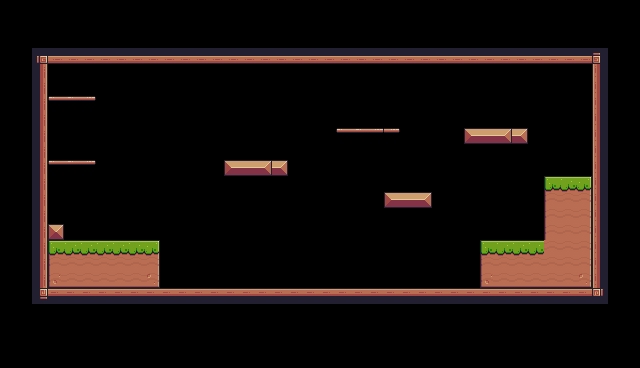

Rendered tile map (Tiled .tmx) drawn with the repository's tilesets; below, a short description and the full map source, tile grids included:
An orthogonal 40x23 tile map with 16x16 px tiles, 2 tile layers (background, pixels) and 29 objects (8x Fruit , 6x walls, 3x platform, 3x ground, 2x Saw, ...).

<map version="1.10" tiledversion="1.11.0" orientation="orthogonal" renderorder="right-down" width="40" height="23" tilewidth="16" tileheight="16" infinite="0" nextlayerid="5" nextobjectid="86">
 <tileset firstgid="1" source="pixel_adventure.tsx" />
 <layer id="1" name="background" width="40" height="23">
  <properties>
   <property name="BackGroundColor" value="Blue" />
  </properties>
  <data encoding="csv">
0,0,0,0,0,0,0,0,0,0,0,0,0,0,0,0,0,0,0,0,0,0,0,0,0,0,0,0,0,0,0,0,0,0,0,0,0,0,0,0,
0,0,0,0,0,0,0,0,0,0,0,0,0,0,0,0,0,0,0,0,0,0,0,0,0,0,0,0,0,0,0,0,0,0,0,0,0,0,0,0,
0,0,0,0,0,0,0,0,0,0,0,0,0,0,0,0,0,0,0,0,0,0,0,0,0,0,0,0,0,0,0,0,0,0,0,0,0,0,0,0,
0,0,92,134,134,134,134,134,134,134,134,134,134,134,134,134,134,134,134,134,134,134,134,134,134,134,134,134,134,134,134,134,134,134,134,134,134,93,0,0,
0,0,113,0,0,0,0,0,0,0,0,0,0,0,0,0,0,0,0,0,0,0,0,0,0,0,0,0,0,0,0,0,0,0,0,0,0,111,0,0,
0,0,113,0,0,0,0,0,0,0,0,0,0,0,0,0,0,0,0,0,0,0,0,0,0,0,0,0,0,0,0,0,0,0,0,0,0,111,0,0,
0,0,113,40,41,42,0,0,0,0,0,0,0,0,0,0,0,0,0,0,0,0,0,0,0,0,0,0,0,0,0,0,0,0,0,0,0,111,0,0,
0,0,113,0,0,0,0,0,0,0,0,0,0,0,0,0,0,0,0,0,0,0,0,0,0,0,0,0,0,0,0,0,0,0,0,0,0,111,0,0,
0,0,113,0,0,0,0,0,0,0,0,0,0,0,0,0,0,0,0,0,0,40,41,42,42,0,0,0,0,13,14,15,15,0,0,0,0,111,0,0,
0,0,113,0,0,0,0,0,0,0,0,0,0,0,0,0,0,0,0,0,0,0,0,0,0,0,0,0,0,0,0,0,0,0,0,0,0,111,0,0,
0,0,113,40,41,42,0,0,0,0,0,0,0,0,13,14,15,15,0,0,0,0,0,0,0,0,0,0,0,0,0,0,0,0,0,0,0,111,0,0,
0,0,113,0,0,0,0,0,0,0,0,0,0,0,0,0,0,0,0,0,0,0,0,0,0,0,0,0,0,0,0,0,0,0,7,8,9,111,0,0,
0,0,113,0,0,0,0,0,0,0,0,0,0,0,0,0,0,0,0,0,0,0,0,0,13,14,15,0,0,0,0,0,0,0,29,30,31,111,0,0,
0,0,113,0,0,0,0,0,0,0,0,0,0,0,0,0,0,0,0,0,0,0,0,0,0,0,0,0,0,0,0,0,0,0,29,30,31,111,0,0,
0,0,113,35,0,0,0,0,0,0,0,0,0,0,0,0,0,0,0,0,0,0,0,0,0,0,0,0,0,0,0,0,0,0,29,30,31,111,0,0,
0,0,113,7,8,8,8,8,8,9,0,0,0,0,0,0,0,0,0,0,0,0,0,0,0,0,0,0,0,0,7,8,8,8,30,30,31,111,0,0,
0,0,113,29,30,30,30,30,30,31,0,0,0,0,0,0,0,0,0,0,0,0,0,0,0,0,0,0,0,0,29,30,30,30,30,30,31,111,0,0,
0,0,113,51,52,52,52,52,52,53,0,0,0,0,0,0,0,0,0,0,0,0,0,0,0,0,0,0,0,0,51,52,52,52,52,52,53,111,0,0,
0,0,114,90,90,90,90,90,90,90,90,90,90,90,90,90,90,90,90,90,90,90,90,90,90,90,90,90,90,90,90,90,90,90,90,90,90,115,0,0,
0,0,0,0,0,0,0,0,0,0,0,0,0,0,0,0,0,0,0,0,0,0,0,0,0,0,0,0,0,0,0,0,0,0,0,0,0,0,0,0,
0,0,0,0,0,0,0,0,0,0,0,0,0,0,0,0,0,0,0,0,0,0,0,0,0,0,0,0,0,0,0,0,0,0,0,0,0,0,0,0,
0,0,0,0,0,0,0,0,0,0,0,0,0,0,0,0,0,0,0,0,0,0,0,0,0,0,0,0,0,0,0,0,0,0,0,0,0,0,0,0,
0,0,0,0,0,0,0,0,0,0,0,0,0,0,0,0,0,0,0,0,0,0,0,0,0,0,0,0,0,0,0,0,0,0,0,0,0,0,0,0
</data>
 </layer>
 <layer id="4" name="pixels" width="40" height="23">
  <data encoding="csv">
0,0,0,0,0,0,0,0,0,0,0,0,0,0,0,0,0,0,0,0,0,0,0,0,0,0,0,0,0,0,0,0,0,0,0,0,0,0,0,0,
0,0,0,0,0,0,0,0,0,0,0,0,0,0,0,0,0,0,0,0,0,0,0,0,0,0,0,0,0,0,0,0,0,0,0,0,0,0,0,0,
0,0,0,0,0,0,0,0,0,0,0,0,0,0,0,0,0,0,0,0,0,0,0,0,0,0,0,0,0,0,0,0,0,0,0,0,0,0,0,0,
0,0,0,0,0,0,0,0,0,0,0,0,0,0,0,0,0,0,0,0,0,0,0,0,0,0,0,0,0,0,0,0,0,0,0,0,0,0,0,0,
0,0,0,0,0,0,0,0,0,0,0,0,0,0,0,0,0,0,0,0,0,0,0,0,0,0,0,0,0,0,0,0,0,0,0,0,0,0,0,0,
0,0,0,0,0,0,0,0,0,0,0,0,0,0,0,0,0,0,0,0,0,0,0,0,0,0,0,0,0,0,0,0,0,0,0,0,0,0,0,0,
0,0,0,0,0,0,0,0,0,0,0,0,0,0,0,0,0,0,0,0,0,0,0,0,0,0,0,0,0,0,0,0,0,0,0,0,0,0,0,0,
0,0,0,0,0,0,0,0,0,0,0,0,0,0,0,0,0,0,0,0,0,0,0,0,0,0,0,0,0,0,0,0,0,0,0,0,0,0,0,0,
0,0,0,0,0,0,0,0,0,0,0,0,0,0,0,0,0,0,0,0,0,0,0,0,0,0,0,0,0,0,0,0,0,0,0,0,0,0,0,0,
0,0,0,0,0,0,0,0,0,0,0,0,0,0,0,0,0,0,0,0,0,0,0,0,0,0,0,0,0,0,0,0,0,0,0,0,0,0,0,0,
0,0,0,0,0,0,0,0,0,0,0,0,0,0,0,0,0,0,0,0,0,0,0,0,0,0,0,0,0,0,0,0,0,0,0,0,0,0,0,0,
0,0,0,0,0,0,0,0,0,0,0,0,0,0,0,0,0,0,0,0,0,0,0,0,0,0,0,0,0,0,0,0,0,0,0,0,0,0,0,0,
0,0,0,0,0,0,0,0,0,0,0,0,0,0,0,0,0,0,0,0,0,0,0,0,0,0,0,0,0,0,0,0,0,0,0,0,0,0,0,0,
0,0,0,0,0,0,0,0,0,0,0,0,0,0,0,0,0,0,0,0,0,0,0,0,0,0,0,0,0,0,0,0,0,0,0,0,0,0,0,0,
0,0,0,0,0,0,0,0,0,0,0,0,0,0,0,0,0,0,0,0,0,0,0,0,0,0,0,0,0,0,0,0,0,0,0,0,0,0,0,0,
0,0,0,0,0,0,0,0,0,0,0,0,0,0,0,0,0,0,0,0,0,0,0,0,0,0,0,0,0,0,0,0,0,0,0,0,0,0,0,0,
0,0,0,0,0,0,0,0,0,0,0,0,0,0,0,0,0,0,0,0,0,0,0,0,0,0,0,0,0,0,0,0,0,0,0,0,0,0,0,0,
0,0,0,0,0,0,0,0,0,0,0,0,0,0,0,0,0,0,0,0,0,0,0,0,0,0,0,0,0,0,0,0,0,0,0,0,0,0,0,0,
0,0,0,0,0,0,0,0,0,0,0,0,0,0,0,0,0,0,0,0,0,0,0,0,0,0,0,0,0,0,0,0,0,0,0,0,0,0,0,0,
0,0,0,0,0,0,0,0,0,0,0,0,0,0,0,0,0,0,0,0,0,0,0,0,0,0,0,0,0,0,0,0,0,0,0,0,0,0,0,0,
0,0,0,0,0,0,0,0,0,0,0,0,0,0,0,0,0,0,0,0,0,0,0,0,0,0,0,0,0,0,0,0,0,0,0,0,0,0,0,0,
0,0,0,0,0,0,0,0,0,0,0,0,0,0,0,0,0,0,0,0,0,0,0,0,0,0,0,0,0,0,0,0,0,0,0,0,0,0,0,0,
0,0,0,0,0,0,0,0,0,0,0,0,0,0,0,0,0,0,0,0,0,0,0,0,0,0,0,0,0,0,0,0,0,0,0,0,0,0,0,0
</data>
 </layer>
 <objectgroup id="3" name="collision">
  <object id="10" x="-43.3333" y="74" />
  <object id="24" type="walls" x="32" y="80" width="16" height="224" />
  <object id="25" type="walls" x="32" y="48" width="16" height="32" />
  <object id="26" type="walls" x="48" y="288" width="560" height="16" />
  <object id="27" type="walls" x="64" y="48" width="544" height="16" />
  <object id="28" type="walls" x="592" y="64" width="16" height="224" />
  <object id="35" type="walls" x="48" y="48" width="16" height="16" />
  <object id="45" x="224" y="160" width="62.6667" height="16" />
  <object id="47" x="384" y="192" width="48" height="16" />
  <object id="48" x="464" y="128" width="65.3333" height="16" />
  <object id="53" type="platform" x="336" y="128" width="66" height="8" />
  <object id="55" type="platform" x="48" y="160" width="48" height="8" />
  <object id="57" type="platform" x="48" y="96" width="48" height="8" />
  <object id="58" type="ground" x="48" y="240" width="112" height="48" />
  <object id="61" type="ground" x="480" y="239.986" width="64.6667" height="48.0286" />
  <object id="82" type="ground" x="544" y="176" width="46.6667" height="111.333" />
 </objectgroup>
 <objectgroup id="2" name="SpawnPoints">
  <object id="7" name="player" type="Player" x="395.333" y="160.25" width="32" height="31.75" />
  <object id="67" name="Bananas" type="Fruit " x="64" y="128" width="32" height="32" />
  <object id="73" name="Kiwi" type="Fruit " x="258" y="128.667" width="32" height="32" />
  <object id="74" name="Apple" type="Fruit " x="221.333" y="128" width="32" height="32" />
  <object id="75" name="Bananas" type="Fruit " x="241.333" y="96" width="32" height="32" />
  <object id="76" name="Kiwi" type="Fruit " x="336" y="97.3333" width="32" height="32" />
  <object id="77" name="Kiwi" type="Fruit " x="370" y="97.3333" width="32" height="32" />
  <object id="78" name="Kiwi" type="Fruit " x="464" y="96" width="32" height="32" />
  <object id="79" name="Kiwi" type="Fruit " x="496.667" y="96" width="32" height="32" />
  <object id="80" type="Saw" x="170.667" y="192.667" width="32" height="32">
   <properties>
    <property name="isVertical" type="bool" value="false" />
    <property name="offNeg" type="float" value="4" />
    <property name="offPos" type="int" value="14" />
   </properties>
  </object>
  <object id="81" type="Saw" x="304.667" y="143.333" width="32" height="32">
   <properties>
    <property name="isVertical" type="bool" value="true" />
    <property name="offNeg" type="int" value="5" />
    <property name="offPos" type="int" value="3" />
   </properties>
  </object>
  <object id="84" type="checkPoint" x="528" y="112" width="64" height="64" />
  <object id="85" name="Chicken" type="Chicken" x="336" y="256" width="32" height="32">
   <properties>
    <property name="offNeg" type="int" value="13" />
    <property name="offPos" type="int" value="8" />
   </properties>
  </object>
 </objectgroup>
</map>
